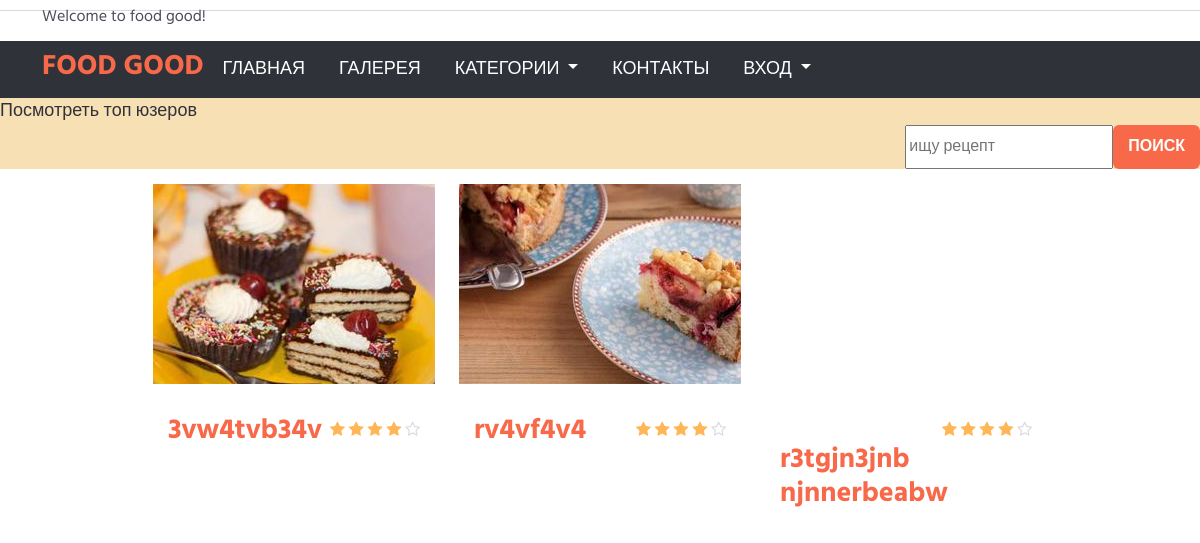
The page / on the database its author committed.
### main/models.py (models this page shows, shortened)
class Recipe(Model):  # title, author, description, date, category, files, img
    stars_choices = (
        ("None", "Not answered"),
        ("1", "1"),
        ("2", "2"),
        ("3", "3"),
        ("4", "4"),
        ("5", "5"),
    )
    title = TextField("Название", max_length=250)
    author = ForeignKey(
        User, on_delete=models.CASCADE
    )  # удалит рецепт при удалении юзера
    description = TextField("Описание")
    date = DateTimeField("Дата публикации", auto_now=True, auto_created=True)
    category = ManyToManyField(to=Category, blank=True)
    stars = models.CharField(
        choices=stars_choices, max_length=20, default=stars_choices[0][0]
    )
    class Meta:
        verbose_name= 'Рецепт (Recipe)'
        verbose_name_plural='Рецепты'

class File(Model):
    recipe = ForeignKey(Recipe, on_delete=models.CASCADE, related_name="images")
    file = models.FileField(upload_to="import", blank=True, null=True)
    def image_tag(self):
        return mark_safe(f'<img height=30px src="{MEDIA_URL}%s" />' % (self.file))
    image_tag.short_description = 'Image'
    image_tag.allow_tags = True
    def __str__(self):
        return str(self.recipe.id)
    class Meta:
        verbose_name= 'Файл (File)'
        verbose_name_plural='Файлы'

### main/views.py (the view, shortened to what this page needs)
# urls.py: path("", views.index, name="main"),
def index(request):
    winners = Recipe.objects.annotate(Count('stars', distinct=True))
    """recepies = User.objects.raw('''select 1 as id, main_recipe.title from auth_user
                                left join main_recipe on main_recipe.author_id = auth_user.id
                                where auth_user.id = %s''', params='1')
    print([x.title for x in recepies])"""
    recipes, files = get_recipes_and_first_file()
    context = {
        "title": "Главная страница",
        "products": recipes,
        "menu": get_menu(),
        "files": files,
        "search_res": False
    }
    return render(request, "main/index.html", context)

### main/templatetags/tag_library.py (called while the page is built)
@register.filter
def get_item(dictionary, key):
    return dictionary.get(key)

### main/views.py (called while the page is built)
def get_menu():
    title = ("Главная", "Галерея")  # 'Мой профиль', 'Регистрация', 'Вход в аккаунт'
    logo = (
        "fa fa-regular fa-flag",
        "fa fa-regular fa-calendar",
    )  # 'fa fa-regular fa-address-book', 'fa fa-regular fa-user-circle-o', 'fa fa-regular fa-arrow-circle-right'
    menu = zip(title, logo)
    return menu

def get_recipes_and_first_file(with_filter=False):
    if not with_filter:
        recipes = Recipe.objects.select_related("author").prefetch_related("images").all()
    else:
        title = with_filter
        recipes = Recipe.objects.select_related("author").prefetch_related("images").filter(Q(title__icontains=title)|Q(description__icontains=title))
    print([(r.id, r.images.first()) for r in recipes])
    files =  {int(file.id): [file.images.first().file if file.images.first() else None]  for file in recipes}
    print('gallery files', files)
    return recipes, files

### main/templates/main/index.html (shortened to what this page needs)
{% extends 'main/base.html' %}
{% block body %}
<body>
    <div clss="container p-0">
        <div class="flex-row bg-color-light">
            <div class="">
                <form method="post">
                        <div>
                            <div class="d-flex justify-content-start"><a href="{% url 'main:top' %}">Посмотреть топ юзеров</a></div>
                            <div class="d-flex justify-content-end">
                                <input type="text" name="title" placeholder="ищу рецепт">
                                <button type="submit" class="btn primary-btn">Поиск</button>
                            </div>
                        </div>
                </form>
            </div>
        </div>
    </div>
    {% include 'main/image_rows.html' %}
</body>
{% endblock %}

### main/templates/main/image_rows.html (shortened to what this page needs)
{% load static %}
<div class="row d-flex align-content-center justify-content-center flex-wrap">
    {% for product in products %}
    <div class="col-md-3 product product-single">
        {% with prod_name=files|get_item:product.id %}
        <div class="product-thumb" style="height: 200px;
                        background-image: url('{{ MEDIA_URL }}/{{prod_name.0}}');
                        background-repeat:no-repeat; background-position: center;">
        </div>
        {% endwith %}
        <div class="product-body position-relative ">
            <div class="product-rating">
                <i class="fa fa-star"></i>
                <i class="fa fa-star"></i>
                <i class="fa fa-star"></i>
                <i class="fa fa-star"></i>
                <i class="fa fa-star-o empty"></i>
            </div>
            <div class="text-wrap text-break">
                <h3 class="product-price">{{product.title}}</h3>
            </div>
        </div>
    </div>
    {% endfor %}
</div>

### all_apps/static/css/style.css (style rules this page uses)
body { font-family: 'Hind', sans-serif; color: #4A4E5A; overflow-x: hidden; }
h1, h2, h3, h4, h5, h6 { color: #30323A; margin: 0 0 10px; font-weight: 700; }
a { color: #30323A; -webkit-transition: 0.3s color; transition: 0.3s color; }
.main-btn, .primary-btn { display: inline-block; padding: 10px 15px; text-transform: uppercase; font-weight: 700; border: none; -webkit-transition: 0.3s all; transition: 0.3s all; }
.primary-btn { color: #FFF; background-color: #F8694A; }
.product .product-rating { display: inline-block; }
.product .product-rating>i { color: #FFB656; }
.product .product-rating>i.empty { color: #DADADA; }
.product.product-single { margin-top: 15px; margin-bottom: 15px; -webkit-transition: 0.3s all; transition: 0.3s all; }
.product.product-single .product-thumb { position: relative; margin-bottom: 15px; }
.product.product-single .product-thumb:after { content: ""; position: absolute; top: 0; left: 0; right: 0; bottom: 0; background-color: #FFF; opacity: 0; visibility: hidden; z-index: 0; -webkit-transition: 0.3s all; transition: 0.3s all; }
.product.product-single .product-body { padding: 15px; }
.product.product-single .product-price { display: inline-block; }
.product.product-single .product-rating { float: right; margin-top: 5px; }

### all_apps/static/css/main.css (style rules this page uses)
.bg-color-light { background: rgb(248, 224, 181); }
h3 { color: #f8694a; }
a { text-decoration: none; outline: none; font-size: 18px; }

### rows shown on the page
Recipe: file (picture), title "3vw4tvb34v"
Recipe: file (picture), title "rv4vf4v4"
Recipe: title "r3tgjn3jnb njnnerbeabw"
